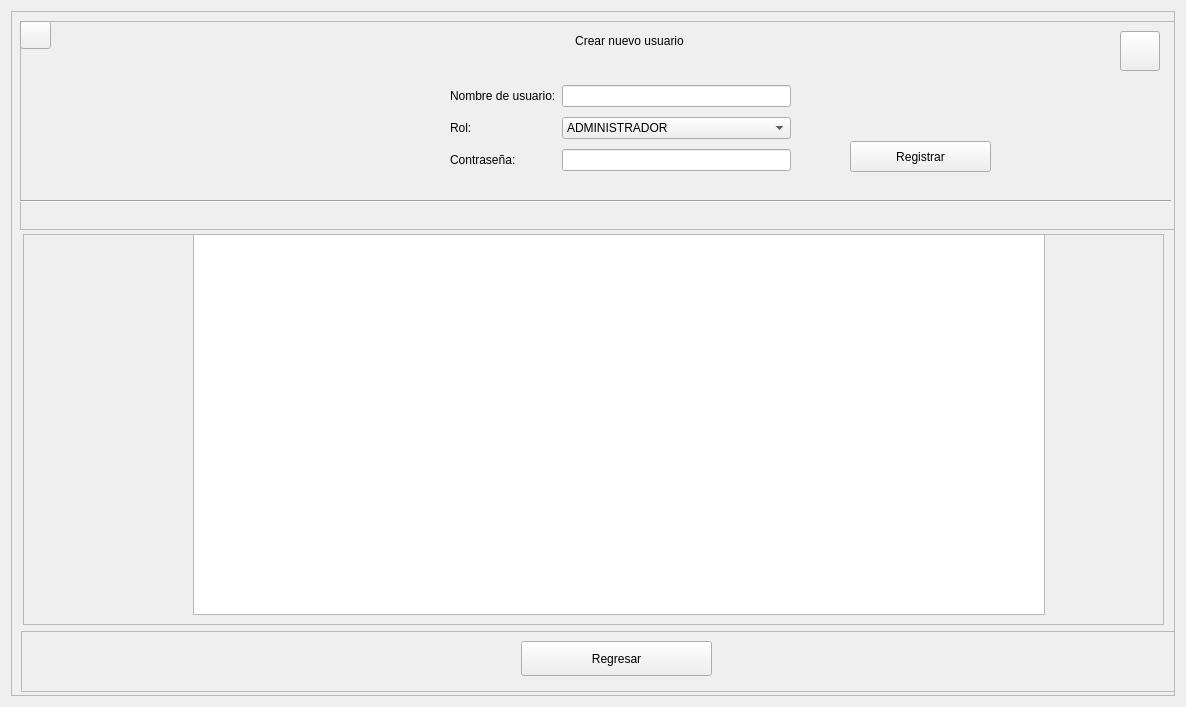
     <widget class="QWidget" name="paginaCrearUsuario">
      <layout class="QVBoxLayout" name="verticalLayout_8">
       <item alignment="Qt::AlignHCenter">
        <widget class="QFrame" name="frameGeneralUsuarios">
         <property name="minimumSize">
          <size>
           <width>1164</width>
           <height>685</height>
          </size>
         </property>
         <property name="maximumSize">
          <size>
           <width>1184</width>
           <height>685</height>
          </size>
         </property>
         <property name="frameShape">
          <enum>QFrame::StyledPanel</enum>
         </property>
         <property name="frameShadow">
          <enum>QFrame::Raised</enum>
         </property>
         <widget class="QFrame" name="frameSeccionRegistrarUsuario">
          <property name="geometry">
           <rect>
            <x>9</x>
            <y>10</y>
            <width>1161</width>
            <height>209</height>
           </rect>
          </property>
          <property name="minimumSize">
           <size>
            <width>876</width>
            <height>0</height>
           </size>
          </property>
          <property name="maximumSize">
           <size>
            <width>16777215</width>
            <height>209</height>
           </size>
          </property>
          <property name="frameShape">
           <enum>QFrame::StyledPanel</enum>
          </property>
          <property name="frameShadow">
           <enum>QFrame::Raised</enum>
          </property>
          <widget class="QPushButton" name="botonRegistrarUsuario">
           <property name="geometry">
            <rect>
             <x>830</x>
             <y>120</y>
             <width>141</width>
             <height>31</height>
            </rect>
           </property>
           <property name="cursor">
            <cursorShape>PointingHandCursor</cursorShape>
           </property>
           <property name="text">
            <string>Registrar</string>
           </property>
          </widget>
          <widget class="QLabel" name="labelTituloRegistrarUsuario">
           <property name="geometry">
            <rect>
             <x>494</x>
             <y>10</y>
             <width>231</width>
             <height>20</height>
            </rect>
           </property>
           <property name="text">
            <string>Crear nuevo usuario</string>
           </property>
           <property name="alignment">
            <set>Qt::AlignCenter</set>
           </property>
          </widget>
          <widget class="QWidget" name="layoutWidget">
           <property name="geometry">
            <rect>
             <x>430</x>
             <y>60</y>
             <width>341</width>
             <height>97</height>
            </rect>
           </property>
           <layout class="QGridLayout" name="glCamposRegistrarUsuario">
            <item row="0" column="0">
             <widget class="QLabel" name="labelRegistrarNombreUsuario">
              <property name="text">
               <string>Nombre de usuario:</string>
              </property>
             </widget>
            </item>
            <item row="0" column="1">
             <widget class="QLineEdit" name="inputRegistrarNombreUsuario"/>
            </item>
            <item row="1" column="0">
             <widget class="QLabel" name="labelRegistrarRol">
              <property name="text">
               <string>Rol:</string>
              </property>
             </widget>
            </item>
            <item row="2" column="0">
             <widget class="QLabel" name="labelRegistrarClave">
              <property name="text">
               <string>Contraseña:</string>
              </property>
             </widget>
            </item>
            <item row="2" column="1">
             <widget class="QLineEdit" name="inputRegistrarClaveUsuario"/>
            </item>
            <item row="1" column="1">
             <widget class="QComboBox" name="cbRolesRegistrarUsuario">
              <item>
               <property name="text">
                <string>ADMINISTRADOR</string>
               </property>
              </item>
              <item>
               <property name="text">
                <string>ESTANDAR</string>
               </property>
              </item>
             </widget>
            </item>
           </layout>
          </widget>
          <widget class="QPushButton" name="botonRefrescarUsuarios">
           <property name="geometry">
            <rect>
             <x>0</x>
             <y>0</y>
             <width>31</width>
             <height>28</height>
            </rect>
           </property>
           <property name="cursor">
            <cursorShape>PointingHandCursor</cursorShape>
           </property>
           <property name="styleSheet">
            <string notr="true"/>
           </property>
           <property name="text">
            <string/>
           </property>
           <property name="icon">
            <iconset resource="../../../recursos/qtRecursosIconos.qrc">
             <normaloff>:/iconos/iconos/reload.png</normaloff>:/iconos/iconos/reload.png</iconset>
           </property>
          </widget>
          <widget class="Line" name="lineaSeparadoraSeccionUsuarios">
           <property name="geometry">
            <rect>
             <x>0</x>
             <y>170</y>
             <width>1151</width>
             <height>21</height>
            </rect>
           </property>
           <property name="orientation">
            <enum>Qt::Horizontal</enum>
           </property>
          </widget>
          <widget class="QPushButton" name="botonManualUsuarioSeccionUsuarios">
           <property name="geometry">
            <rect>
             <x>1100</x>
             <y>10</y>
             <width>40</width>
             <height>40</height>
            </rect>
           </property>
           <property name="cursor">
            <cursorShape>PointingHandCursor</cursorShape>
           </property>
           <property name="styleSheet">
            <string notr="true"/>
           </property>
           <property name="text">
            <string/>
           </property>
          </widget>
         </widget>
         <widget class="QFrame" name="frameInferiorSeccionUsuarios">
          <property name="geometry">
           <rect>
            <x>10</x>
            <y>620</y>
            <width>1160</width>
            <height>61</height>
           </rect>
          </property>
          <property name="minimumSize">
           <size>
            <width>876</width>
            <height>0</height>
           </size>
          </property>
          <property name="maximumSize">
           <size>
            <width>16777215</width>
            <height>80</height>
           </size>
          </property>
          <property name="frameShape">
           <enum>QFrame::StyledPanel</enum>
          </property>
          <property name="frameShadow">
           <enum>QFrame::Raised</enum>
          </property>
          <widget class="QPushButton" name="botonRegresarSeccionUsuarios">
           <property name="geometry">
            <rect>
             <x>500</x>
             <y>10</y>
             <width>191</width>
             <height>35</height>
            </rect>
           </property>
           <property name="sizePolicy">
            <sizepolicy hsizetype="Minimum" vsizetype="Fixed">
             <horstretch>0</horstretch>
             <verstretch>0</verstretch>
            </sizepolicy>
           </property>
           <property name="maximumSize">
            <size>
             <width>200</width>
             <height>35</height>
            </size>
           </property>
           <property name="cursor">
            <cursorShape>PointingHandCursor</cursorShape>
           </property>
           <property name="text">
            <string>Regresar</string>
           </property>
          </widget>
         </widget>
         <widget class="QFrame" name="frameListaUsuarios">
          <property name="geometry">
           <rect>
            <x>12</x>
            <y>223</y>
            <width>1141</width>
            <height>391</height>
           </rect>
          </property>
          <property name="minimumSize">
           <size>
            <width>852</width>
            <height>0</height>
           </size>
          </property>
          <property name="frameShape">
           <enum>QFrame::StyledPanel</enum>
          </property>
          <property name="frameShadow">
           <enum>QFrame::Raised</enum>
          </property>
          <widget class="QTableView" name="tvUsuarios">
           <property name="geometry">
            <rect>
             <x>170</x>
             <y>0</y>
             <width>852</width>
             <height>381</height>
            </rect>
           </property>
           <property name="maximumSize">
            <size>
             <width>852</width>
             <height>16777215</height>
            </size>
           </property>
           <property name="editTriggers">
            <set>QAbstractItemView::NoEditTriggers</set>
           </property>
           <property name="selectionMode">
            <enum>QAbstractItemView::SingleSelection</enum>
           </property>
           <property name="selectionBehavior">
            <enum>QAbstractItemView::SelectRows</enum>
           </property>
           <attribute name="verticalHeaderVisible">
            <bool>false</bool>
           </attribute>
          </widget>
         </widget>
        </widget>
       </item>
      </layout>
     </widget>
